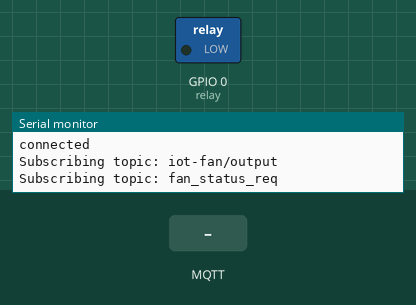
Bench run of a sketch on a simulated ESP8266 (NodeMCU). On the bench: switched loads named in the sketch (green lamp = pin HIGH), the last lines printed to the serial monitor. The inputs (shaded band) are chosen by the test bench. WiFi joins after 1.5 s; servers stay silent unless stated; no MQTT or app messages arrive unless stated.

Above: at 7.7 s.
7.8 s: MQTT message "on" arrives on the first subscribed topic
9.3 s: MQTT message "off" arrives on the first subscribed topic
At 10.0 s:
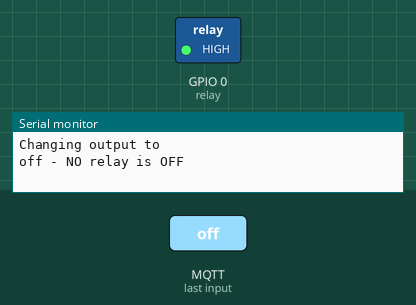
10.8 s: MQTT message "status" arrives on the first subscribed topic
Timing chart, 0 to 13.8 s (numbered marks = the images above; inputs shaded):
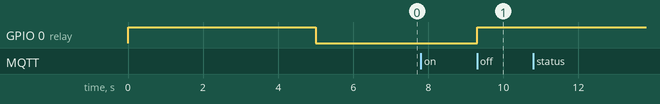

The sketch:

iot_fan_arduino.ino
```cpp
#include <WiFiManager.h>
//#include ".credentials.h"
#include <PubSubClient.h>

#define MAX_LOG_BUFFER 1000
#define COMMAND_TOPIC "iot-fan/output"
#define STATUS_REQ_TOPIC "fan_status_req"
#define STATUS_RES_TOPIC "fan_status_res"

const char* mqtt_server = "192.168.1.1";
const int relay = 0;

String currentStatus = "";
WiFiClient espClient;
WiFiManager wm;
PubSubClient client(espClient);

String logBuffer = "";

void log(const char* data = "") {
  if (logBuffer.length() > MAX_LOG_BUFFER) {
    logBuffer = "";
  }
  logBuffer += String(millis()) + "> " + String(data) + "\n" + logBuffer;
  Serial.println(data);
}

void setPowerOn() {
  log("on - NO relay is ON");
  digitalWrite(relay, LOW);
  currentStatus = "on";
  sendStatus();
}

void setPowerOff() {
  log("off - NO relay is OFF");
  digitalWrite(relay, HIGH);
  currentStatus = "off";
  sendStatus();
}

void setup() {
    log("Starting CPU...");
    pinMode(relay, OUTPUT);
    setPowerOff();
    delay(5000);
    setPowerOn();

    WiFi.mode(WIFI_STA);
    Serial.begin(115200);

    bool res;

    res = wm.autoConnect("IoTFanESPMini","password"); // password protected ap

    if(!res) {
        log("Failed to connect");
        // ESP.restart();
    }
    else {
      //if you get here you have connected to the WiFi
      log("connected...yeey :)");

      wm.setConfigPortalBlocking(false);
      wm.startConfigPortal();

      wm.server->on("/log", [&]() {
        wm.server->send(200, "text/plain charset=utf-8", logBuffer);
      });

      wm.server->on("/log/clear", [&]() {
        logBuffer = "";
        wm.server->send(200, "text/plain charset=utf-8", "OK");
      });

      client.setServer(mqtt_server, 1883);
      client.setCallback(mqtt_callback);
    }
}

void loop() {
    wm.process();
    if (!client.connected()) {
      reconnect();
    }
    client.loop();
}

void mqtt_callback(char* topic, byte* message, unsigned int length) {
  String messageTemp;

  for (int i = 0; i < length; i++) {
    messageTemp += (char)message[i];
  }

  log(String("Message arrived on topic: " + String(topic) + " Message: " + messageTemp).c_str());

  if (String(topic) == COMMAND_TOPIC) {
    log("Changing output to ");
    if(messageTemp == "on"){
      setPowerOn();
    }
    else if(messageTemp == "off"){
      setPowerOff();
    }
  }
  if(String(topic) == STATUS_REQ_TOPIC) {
    if (messageTemp == "status") {
      sendStatus();
    }
  }
}

void sendStatus() {
  client.publish("fan_status_res", ("status: " + currentStatus).c_str());
}

void subscribe(char* topic) {
  log(String("Subscribing topic: " + String(topic)).c_str());
  client.subscribe(topic);
}

void reconnect() {
  // Loop until we're reconnected
  while (!client.connected()) {
    log("Attempting MQTT connection...");
    // Attempt to connect
    if (client.connect("ESP8266Client")) {
      log("connected");
      // Subscribe
      subscribe(COMMAND_TOPIC);
      subscribe(STATUS_REQ_TOPIC);
    } else {
      log("failed, rc=" + client.state());
      log(" try again in 1 seconds");
      // Wait 5 seconds before retrying
      delay(5000);
    }
  }
}
```

Measured:
- after the input at 9.3 s, GPIO 0 (relay): LOW → HIGH at once
